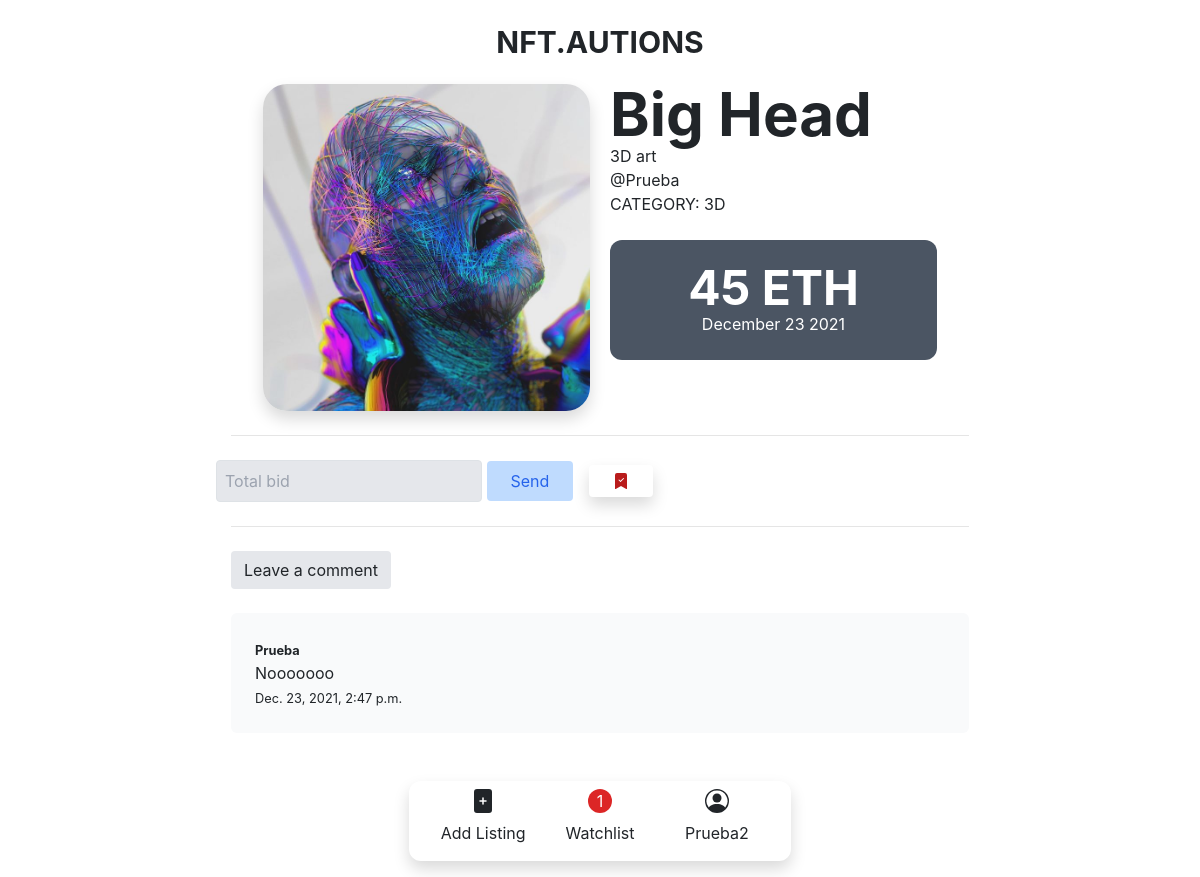
Page /auction/4 (signed in) on the committed database.
### auctions/models.py (models this page shows, shortened)
class User(AbstractUser):
    pass

class Auction(models.Model):
    user = models.ForeignKey('User', on_delete=models.CASCADE, related_name='user_who_make_the_auction')
    title = models.CharField(max_length=100)
    description = models.TextField()
    category = models.ForeignKey('Category', on_delete=models.CASCADE, related_name='category_for_the_auction', default=3)
    starting_bid = models.IntegerField()
    comments = models.ManyToManyField('Comment', related_name='comments_in_the_auction', blank=True)
    bids = models.ManyToManyField('Bid', related_name='bids_in_the_auction', blank=True)
    last_bid = models.ForeignKey('Bid', on_delete=models.CASCADE, related_name='last_bid_for_the_auction', blank=True, null=True)
    date = models.DateTimeField(default=timezone.now)
    image = models.ImageField(upload_to='images', blank=True, null=True)
    closed = models.BooleanField(default=False)
    def datepublished(self):
        return self.date.strftime('%B %d %Y')

class Category(models.Model):
    name = models.TextField(max_length=50)
    description = models.TextField(max_length=500)
    image = models.TextField(default="https://media.istockphoto.com/videos/colourful-glowing-light-animation-background-video-id888994838?s=640x640")
    def __str__(self):
        return self.name

class Comment(models.Model):
    user = models.ForeignKey('User', on_delete=models.CASCADE, related_name='user_who_make_the_comment')
    comment = models.TextField()
    date = models.DateTimeField(default=timezone.now)

### auctions/views.py (the view)
# urls.py: path("auction/<str:auction>", views.auction_view, name="auction_view"),
def auction_view(request, auction):
    if request.method == 'GET':
        if request.user.id is None:
            return redirect('login')
        my_watchlist = PersonalWatchlist.objects.get(user=request.user)
        totalAuctions = my_watchlist.auctions.count()
        auction = Auction.objects.get(id=auction)
        comments = auction.comments.all().order_by('id').reverse()
        context = {
            'auction': auction,
            'my_watchlist': my_watchlist,
            'comments': comments,
            'totalAuctions':totalAuctions,
        }
        return render(request, 'auctions/auction_view.html', context)

### auctions/templates/auctions/auction_view.html (shortened to what this page needs)
{% extends "auctions/layout.html" %}
{% load static %}
{% block body %}
<div class="container max-w-3xl mx-auto mb-36">
    <div class="row mx-8" id="product">
        <div class="img-product grid grid-cols-1 md:grid-cols-2 gap-5 w-full">
            <img class="img-fluid rounded-3xl shadow mx-auto" src="{{auction.image.url}}" alt="connect" style="max-height:600px">
            <div>
                <p class="product-title font-bold text-4xl md:text-6xl">{{auction.title}}</p>
                <p class="product-description">{{auction.description}}</p>
                <p class="product product-description product-user ">@{{auction.user|title}}</p>
                <p class="product product-description product-category"><a href="{% url 'category' category=auction.category.name %}">CATEGORY: {{auction.category}}</a></p>
                <div class="acution-description bg-gray-600 rounded-xl p-4 text-center mx-auto mt-4">
                    {% if auction.closed == False %}
                        {% if auction.last_bid %}
                            <p class="uppercase text-gray-50 font-medium">Current Bid:</p>
                            <p id="lastBid" class="lastBid{{auction.id}} product-description product  text-white text-5xl font-bold" value="{{auction.last_bid.bid}}"> {{auction.last_bid.bid}} ETH</p>
                        {% else %}
                            <p id="initialBid" class="lastBid{{auction.id}} product-description product text-white text-5xl font-bold" value="{{auction.starting_bid}}">{{auction.starting_bid}} ETH</p>
                        {% endif %}
                    {% endif %}
                    <p class="product product-description product-date text-white">{{auction.datepublished}}</p>
                </div>
            </div>
        </div>
    </div>
    <hr class="mt-6">
    <div>
    {% if request.user != auction.user %}
        {% if auction.closed == False %}
        <small class="product product-bid text-white"><span id="smallTotalBid"></span> </small>
        <div class="row">
            <form id="addNewBid" data-startingbid="{{auction.starting_bid}}" data-lastbid="{{auction.last_bid}}" data-auction="{{auction.id}}" action="{% url 'bid_to_auction' auction=auction.id %}">
                <input type="number" name="totalBid" id="newBid" placeholder="Total bid" class="border rounded bg-gray-200 px-2 py-2">
                <button class="bg-blue-200 text-blue-600 py-2 px-4 rounded mr-3" type="submit">Send</button>
            </form>
                {% if auction not in my_watchlist.auctions.all %}
                    <form id="addWList" action="{% url 'add_to_watchlist' auction=auction.id %}" class="flex items-center">
                        {% csrf_token %}
                        <button id="button-auction" class="bg-white text py-2 px-4 rounded" type="submit">
                            <svg xmlns="http://www.w3.org/2000/svg" width="16" height="16" fill="currentColor" class="bi bi-bookmark" viewBox="0 0 16 16">
                                <path d="M2 2a2 2 0 0 1 2-2h8a2 2 0 0 1 2 2v13.5a.5.5 0 0 1-.777.416L8 13.101l-5.223 2.815A.5.5 0 0 1 2 15.5V2zm2-1a1 1 0 0 0-1 1v12.566l4.723-2.482a.5.5 0 0 1 .554 0L13 14.566V2a1 1 0 0 0-1-1H4z"/>
                            </svg>
                        </button>
                    </form>
                {% else %}
                    <form id="addWList" action="{% url 'add_to_watchlist' auction=auction.id %}" class="flex items-center">
                        <button id="button-auction" class="bg-white text-red-700 shadow py-2 px-4 rounded added" type="submit">
                        </button>
                    </form>
                {% endif %}
        </div>
  <hr class="my-6">
        {% endif %}
    {% endif %}
        <div class="btn-middle mb-4 mt-4">
            <button type="button" class="btn btn-auction btn-send-comment bg-gray-200" data-toggle="modal" data-target="#create">Leave a comment</button>
        </div>
        {% if comments %}
        <div id="commentsList">
            {% for comment in comments %}
                <div id="comment{{comment.id}}" class="comment bg-gray-50 rounded-md mb-2 p-4">
                    <small><strong>{{comment.user|title}}</strong></small>
                    <p class="comment-cont">{{comment.comment}}</p>
                    <div class="btn-right">
                       <small style="margin-right: 4px;">{{comment.date}}</small>
                    </div>
                </div>
            {% endfor %}
        </div>
        {% endif %}
    </div>
</div>
{% endblock %}

### auctions/templates/auctions/layout.html (shortened to what this page needs)
{% load static %}
<!DOCTYPE html>
<html lang="en">
    <head>
        <link rel="stylesheet" href="https://stackpath.bootstrapcdn.com/bootstrap/4.4.1/css/bootstrap.min.css">
        <link href="{% static 'auctions/css/index.css' %}" rel="stylesheet">
        <script src="https://cdn.tailwindcss.com"></script>
    </head>
<body>
    <div class="mx-auto order-0 text-center w-full p-4">
        <a class="text-3xl font-bold " href="{% url 'index' %}">NFT.AUTIONS</a>
    </div>
    <div class="flex justify-center ">
            <nav class="navbar navbar-light nav-top z-10 fixed bottom-0 bg-white shadow rounded-xl m-3 mx-auto grid grid-cols-3">
                        {% if user.is_authenticated %}
                            <a  href="{% url 'add_auction' %}" class="nav-item flex flex-col items-center">
                                <svg xmlns="http://www.w3.org/2000/svg" width="24" height="24" fill="currentColor" class="bi bi-file-plus-fill" viewBox="0 0 16 16">
                                    <path d="M12 0H4a2 2 0 0 0-2 2v12a2 2 0 0 0 2 2h8a2 2 0 0 0 2-2V2a2 2 0 0 0-2-2zM8.5 6v1.5H10a.5.5 0 0 1 0 1H8.5V10a.5.5 0 0 1-1 0V8.5H6a.5.5 0 0 1 0-1h1.5V6a.5.5 0 0 1 1 0z"/>
                                </svg>
                                <p class="nav-link">Add Listing</p>
                            </a>
                            <a href="{% url 'watchlist' %}" class="nav-item flex flex-col items-center">
                                <span id="watchListTotal" class="bg-red-600 text-white rounded-full h-6 w-6 flex justify-center items-center">{{totalAuctions}}</span>
                                <p class="nav-link">Watchlist </p>
                            </a>
                        {% endif %}
                        {% if user.is_authenticated %}
                        <a href="{% url 'my_listings' user=request.user %}" class="nav-item dropdown flex flex-col items-center">
                            <p class="nav-link"  id="navbarDropdown">
                                {{user.username|title}}
                            </p>
                        </a>
                        {% else %}
                        <a href="{% url 'login' %}" class="nav-item ">
                            <p class="nav-link text-center w-full" >Log In</p>
                        </a>
                        {% endif %}
            </nav>
    </div>
        <div class="middle">
            {% block body %}
            {% endblock %}
        </div>
    </body>
</html>

### rows in the picture
User: username "Prueba2"
Auction: image (picture), title "Big Head", description "3D art", user "Prueba", category "3D", starting_bid "45", datepublished "December 23 2021"
Comment: user "Prueba", comment "Nooooooo", date "Dec. 23, 2021, 2:47 p.m."

### other values in the picture
{{ totalAuctions }} "1"
